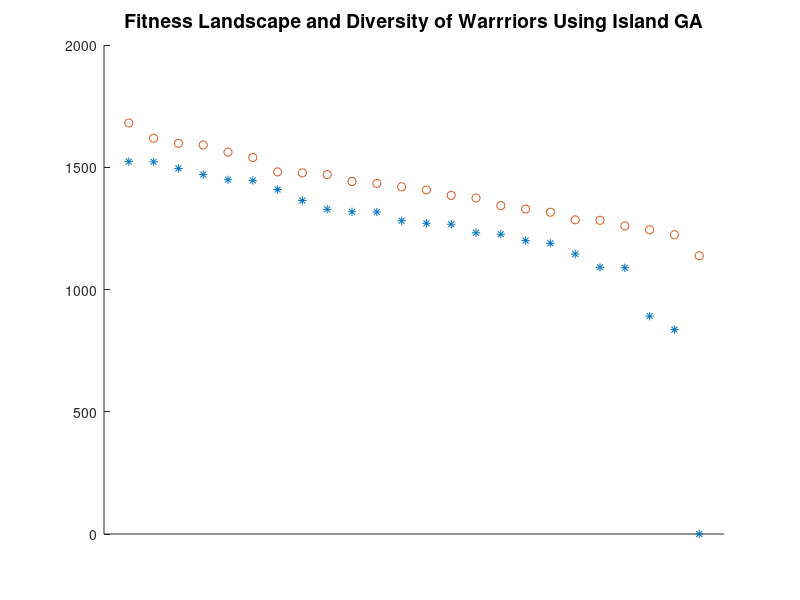

Write MATLAB code to recreate this figure.

%Group T9

%Plot for Island GA

data1 = [1523,1522,1495,1470,1449,1446,1409,1364,1328,1318,1317,1281,1271,1267,1232,1226,1200,1189,1145,1091,1089,891,836,0];

data2 = [1681,1619,1598,1591,1562,1540,1481,1477,1470,1442,1434,1420,1407,1385,1374,1343,1329,1316,1285,1283,1260,1244,1224,1138];

data3 = [1:24];

scatter(data3,data1,'*m');
hold on
scatter(data3,data2,'or');
hold off

set(gca, 'XTickLabelMode', 'Manual')
set(gca, 'XTick', [])

title('Fitness Landscape and Diversity of Warrriors Using Island GA', 'FontSize', 14);
